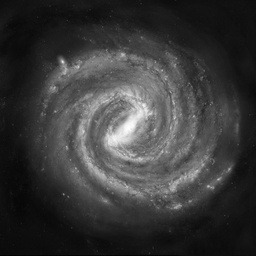
#> input picture milky-way-nvg.jpg, 256 x 256 px, shrunk from 1024 x 1024 before the run
$ python fuzzycmeans.py
#> lines starting #> are read from the running program, lines starting #| are printed output that depends on the picture; after the words box and inside, x2 and y2 are one past the last pixel; in counts of white or black regions, pixels touching at a corner belong together; long printed decimals are rounded
import numpy as np
import matplotlib.pyplot as plt

# --- FCM Functions (identical to before) ---

def initialize_membership(n_samples, n_clusters):
    """
    Step 1: Initialize the membership matrix U.
    Based on[cite: 14].
    Each row must sum to 1.
    """
    matrix = np.random.rand(n_samples, n_clusters)
    matrix = matrix / np.sum(matrix, axis=1, keepdims=True)
    return matrix

def calculate_centers(data, U, m, n_clusters):
    """
    Step 2: Calculate the cluster centers C.
    Implements formula from[cite: 15, 16].
    """
    centers = []
    for j in range(n_clusters):
        # (u_ij^m)
        u_m = U[:, j] ** m
        # Numerator: sum(u_ij^m * x_i)
        numerator = np.dot(u_m, data)
        # Denominator: sum(u_ij^m)
        denominator = np.sum(u_m)
        centers.append(numerator / denominator)
    return np.array(centers)

def update_membership(data, centers, m):
    """
    Step 3: Update the membership matrix U.
    Implements formula from[cite: 17, 18].
    """
    n_samples = data.shape[0]
    n_clusters = centers.shape[0]
    U_new = np.zeros((n_samples, n_clusters))

    # Calculate distances
    distances = np.zeros((n_samples, n_clusters))
    for j in range(n_clusters):
        # Using simple absolute difference for 1D data
        distances[:, j] = np.abs(data - centers[j])

    # Handle potential division by zero (if a data point is on a center)
    distances[distances == 0] = 1e-9

    power_val = 2.0 / (m - 1.0) # [cite: 18]

    for i in range(n_samples):
        for j in range(n_clusters):
            sum_val = 0.0
            for k in range(n_clusters):
                # This is the implementation of the formula [cite: 18]
                sum_val += (distances[i, j] / distances[i, k]) ** power_val
            U_new[i, j] = 1.0 / sum_val

    return U_new

def fuzzy_c_means(data, n_clusters, m, epsilon):
    """
    Main FCM algorithm loop.
    Iterates steps 2 and 3 until convergence[cite: 19].
    """
    # 1. Initialize U [cite: 14]
    n_samples = data.shape[0]
    U = initialize_membership(n_samples, n_clusters)

    iteration = 0
    while True:
        iteration += 1
        U_old = U.copy()

        # 2. Calculate centers C [cite: 15]
        centers = calculate_centers(data, U, m, n_clusters)

        # 3. Update U [cite: 17]
        U = update_membership(data, centers, m)

        # 4. Check for convergence [cite: 19]
        max_change = np.max(np.abs(U - U_old))
        if max_change < epsilon:
            break

    return U, centers, iteration

# --- Main execution ---

# Parameters
n_clusters = 2  # As suggested [cite: 119]
m = 2.0         # Fuzziness coefficient (m > 1) [cite: 7]
epsilon = 0.01  # Termination criterion [cite: 11]
image_path = 'milky-way-nvg.jpg'

# 1. Load and prepare the image
try:
    img = plt.imread(image_path)
#> img is the input picture: shape (256, 256); min 1, max 255, mean 57
    if img.ndim == 3: # Convert to grayscale if it's color
        img = img.mean(axis=2)
except FileNotFoundError:
    print(f"Error: Image file not found at {image_path}")
    exit()

original_shape = img.shape
#> original_shape = (256, 256)
# Flatten the 2D image into a 1D array of pixel intensities
data = img.flatten()

print(f"Applying FCM to '{image_path}'...")
print(f"Parameters: K={n_clusters}, m={m}, epsilon={epsilon}")

# 2. Run the FCM algorithm
U, centers, iterations = fuzzy_c_means(data, n_clusters, m, epsilon)
#> the loop in fuzzy_c_means, `while True:` made 10 passes
#> (centers, max_change) on passes 1 to 10: ([57.18, 56.78], 0.698), ([57.85, 56.23], 0.3), ([60.23, 53.98], 0.295), ([68.65, 46.98], 0.335), ([87.8, 34.4], 0.323), ([102.5, 27.15], 0.166), ([108, 26.44], 0.0689), ([110.2, 26.82], 0.0323), ([111.2, 27.11], 0.0156), ([111.7, 27.26], 0.00758)
#> after the loop in fuzzy_c_means, `while True:`: iteration = 10
#> U = 65536 pairs, first value 9.45e-06 to 1, second value 1.44e-05 to 1; centers = [111.7, 27.26]; iterations = 10

print(f"Convergence reached in {iterations} iterations.")
#| Convergence reached in 10 iterations.
# Sort centers to consistently identify 'dark' and 'bright'
sorted_indices = np.argsort(centers)
#> sorted_indices = [1, 0]
sorted_centers = centers[sorted_indices]
#> sorted_centers = [27.26, 111.7]
print(f"Final cluster centers (pixel intensity): {sorted_centers}")
#| Final cluster centers (pixel intensity): [ 27.260 111.679]

# Re-order U columns to match sorted centers
U_sorted = U[:, sorted_indices]
#> U_sorted = 65536 pairs, first value 1.44e-05 to 1, second value 9.45e-06 to 1

# 3. Create Heatmap visualization
# We'll map the membership to the *brightest* cluster (the second cluster after sorting)
bright_cluster_index = 1
membership_heatmap = U_sorted[:, bright_cluster_index].reshape(original_shape)
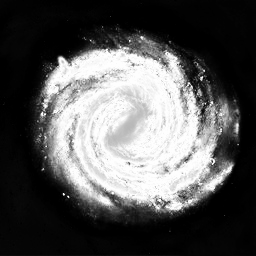
#> membership_heatmap: shape (256, 256) float64; min 9.45e-06, max 1, mean 0.339

# 4. Create Hard Segmentation (defuzzified)
# This is what I showed before
labels = np.argmax(U_sorted, axis=1)
segmented_image = labels.reshape(original_shape)
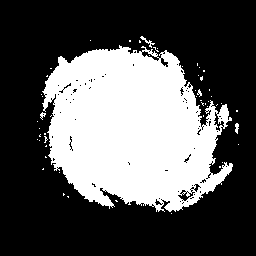
#> segmented_image: shape (256, 256) int64; values 0 (black) and 1 (white), 34.3% white; 53 white regions (48 under 20 px), largest, box (x1, y1, x2, y2) and area: (42, 45, 233, 212) 22263, (140, 36, 155, 48) 44, (235, 123, 239, 134) 31, (40, 112, 46, 120) 23, (197, 89, 202, 97) 20

# 5. Visualize all three results
plt.figure(figsize=(18, 6))

# Plot 1: Original Image
plt.subplot(1, 3, 1)
plt.imshow(img, cmap='gray')
plt.title('Original Grayscale Image')
plt.axis('off')

# Plot 2: Hard Segmentation
plt.subplot(1, 3, 2)
plt.imshow(segmented_image, cmap='viridis')
plt.title(f'Hard Segmentation (K={n_clusters})')
plt.axis('off')

# Plot 3: Fuzzy Heatmap
plt.subplot(1, 3, 3)
# Use a sequential colormap like 'viridis' or 'hot' for the heatmap
im = plt.imshow(membership_heatmap, cmap='hot')
plt.title('Fuzzy Heatmap (Membership to Bright Cluster)')
plt.axis('off')
plt.colorbar(im, fraction=0.046, pad=0.04) # Add a color bar to show membership values

plt.tight_layout()
plt.savefig('fcm_segmentation_with_heatmap.png')
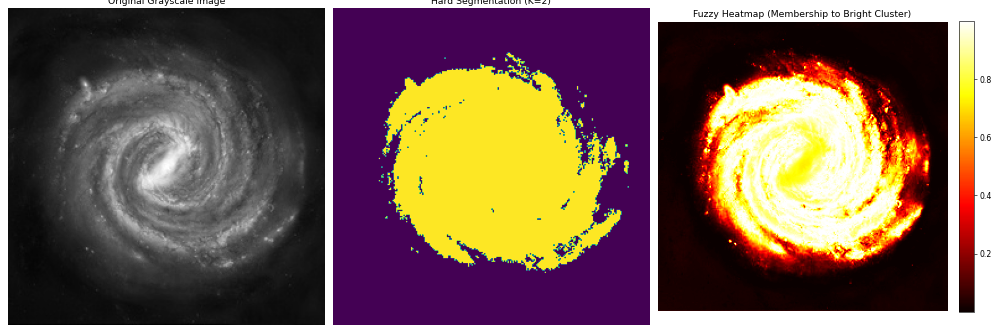
#> figure drawn by matplotlib, 4 panels
print("Saved visualization to 'fcm_segmentation_with_heatmap.png'")

$ run again, with fcm_color_segmentation_K3.png saved as milky-way-nvg.jpg
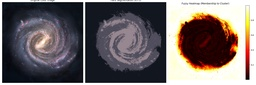
#> input picture fcm_color_segmentation_K3.png, 256 x 85 px, shrunk from 1800 x 600 before the run
#> img is the input picture: shape (85, 256, 3); mean R, G, B 111.7, 103.2, 103
#> img: shape (85, 256) float64
#> the loop in fuzzy_c_means, `while True:` made 10 passes
#> (centers, max_change) on passes 1 to 8: ([105.6, 106.2], 0.936), ([104.7, 107.2], 0.346), ([101.3, 110.9], 0.306), ([90.18, 124.5], 0.349), ([67.29, 162.5], 0.384), ([46.09, 209.3], 0.27), ([42.5, 228.3], 0.101), ([43.67, 233], 0.0321)
#> after the loop in fuzzy_c_means, `while True:`: iteration = 10
#> `U, centers, iterations = fuzzy_c_means(data, n_clusters, m, epsilon)`: U = 21760 pairs, first value 7.33e-07 to 1, second value 9.78e-08 to 1; centers = [44.61, 234.8]; iterations = 10
#| Convergence reached in 10 iterations.
#> sorted_indices = [0, 1]
#> sorted_centers = [44.61, 234.8]
#| Final cluster centers (pixel intensity): [ 44.607 234.829]
#> U_sorted has the same summary as U
#> `segmented_image = labels.reshape(original_shape)`:
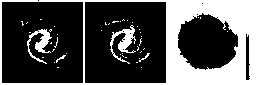
#> segmented_image: shape (85, 256) int64; values 0 (black) and 1 (white), 31.3% white; 45 white regions (40 under 20 px), largest, box (x1, y1, x2, y2) and area: (0, 0, 256, 85) 5986, (110, 25, 136, 64) 356, (27, 29, 52, 64) 311, (139, 53, 150, 62) 24, (56, 55, 66, 63) 23
#> `plt.savefig('fcm_segmentation_with_heatmap.png')`:
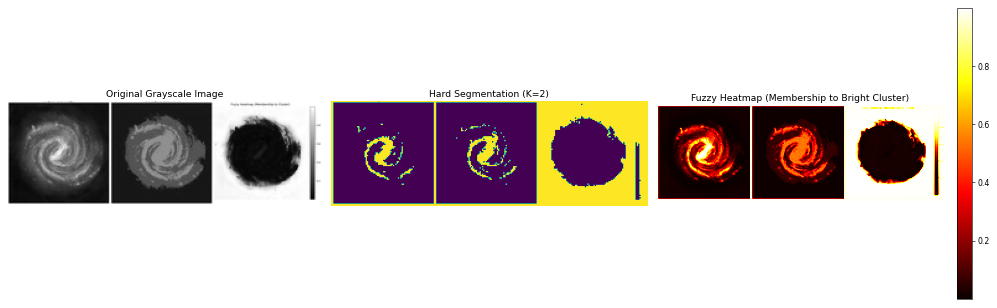
#> figure drawn by matplotlib, 4 panels
